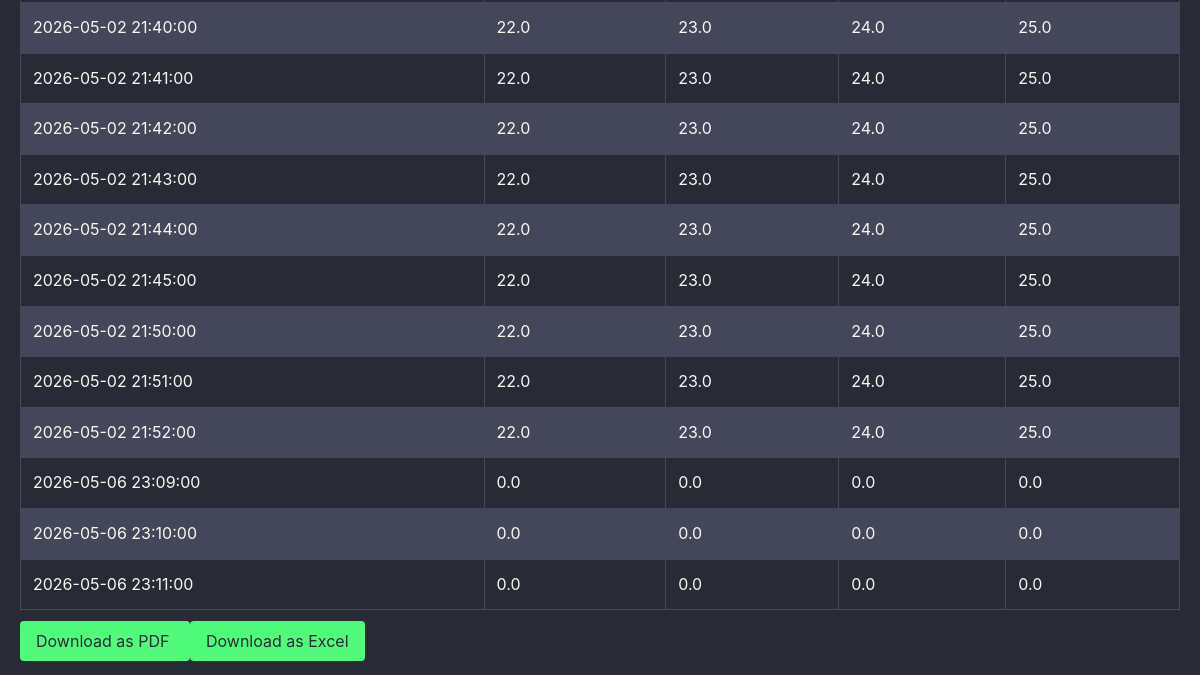
The app's page /trends_month/ (lower part), older data.
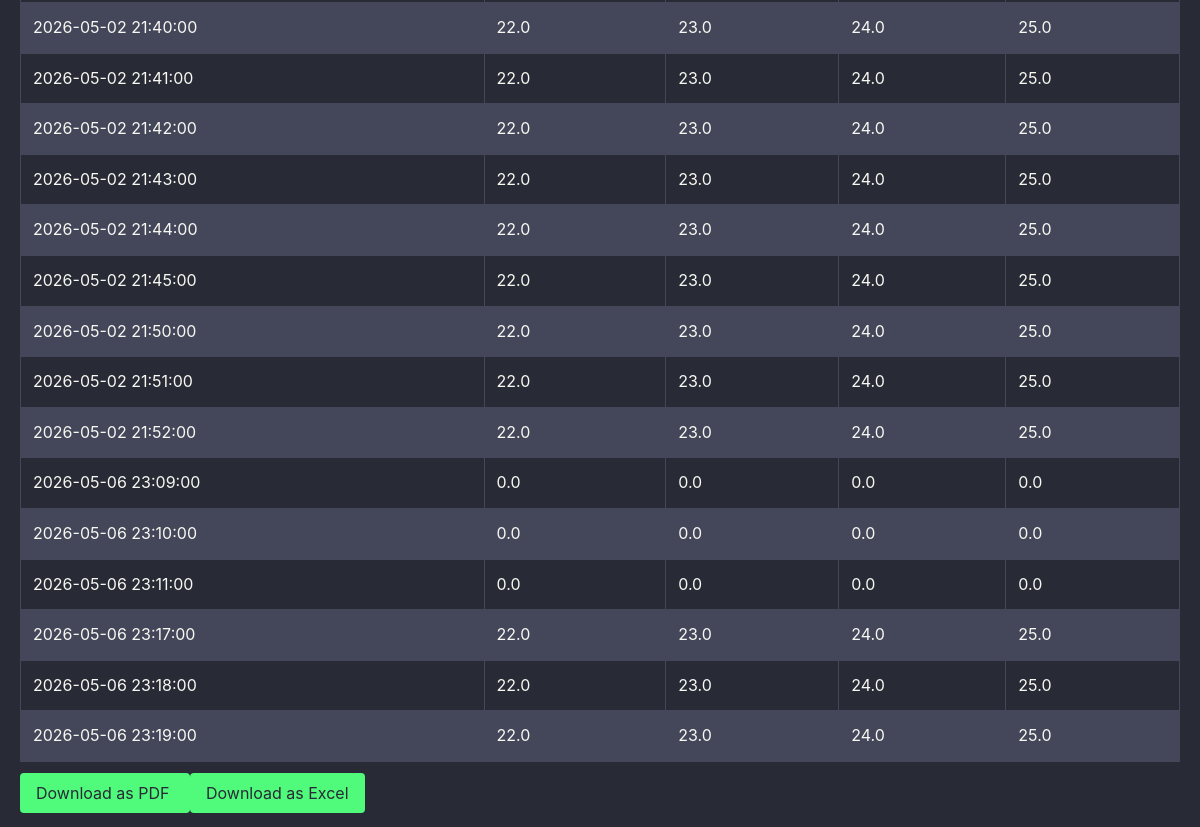
The same page, newer data.
### vars/models.py (models this page shows, shortened)
class Trends(models.Model):
    id_var = models.IntegerField(null=True, blank=True)
    value = models.FloatField()
    timestamp = models.DateTimeField()
    class Meta:
        indexes = [
            models.Index(fields=['timestamp']),
            models.Index(fields=['id_var']),
        ]

### vars/views.py (the view)
# urls.py: path('trends_month/', views.TrendsCurrentMonth.as_view(), name='trends_month'),
class TrendsCurrentMonth(ListView):
    model = Trends
    template_name = 'vars/trends_month.html'
    context_object_name = 'trends_month'
    def get_queryset(self):
        now = timezone.now()
        return Trends.objects.filter(
            timestamp__month=now.month, timestamp__year=now.year)
    def get_context_data(self, **kwargs):
        self.query_set = self.get_queryset()
        trends = convert_buffer(self.query_set)
        context = {
            'trends_month': trends,
            'has_data': len(trends) > 0  # флаг наличия данных
        }
        return context

### vars/convert.py (called while the page is built)
def get_bucket(dt):
    return dt.replace(second=0, microsecond=0)  # группировка по минутам

### vars/templates/vars/trends_month.html (shortened to what this page needs)
{% extends "base.html" %}
{% load static %}
{% block content %}
<link rel="stylesheet" href="{% static 'vars/css/dracula.css' %}">
    {% if has_data %}
        <table class="trends-table">
        <tbody>
            {% for trend in trends_month %}
            <tr>
            <td>{{ trend.0 }}</td>
            <td>{{ trend.1 }}</td>
            <td>{{ trend.2 }}</td>
            <td>{{ trend.3 }}</td>
            <td>{{ trend.4 }}</td>
            </tr>
            {% endfor %}
        </tbody>
        </table>
        <a
            class="btn btn-primary"
            href="{% url 'trends_pdf' %}?start_date={{ selected_date }}"
            target="_blank"
        >
            Download as PDF
        </a>
        <a
            class="btn btn-primary"
            href="{% url 'trends_excel' %}?start_date={{ selected_date }}"
            target="_blank"
        >
            Download as Excel
        </a>
    {% else %}
        <div class="no-data">
            <p>Нет данный за выбранный период</p>
        </div>
    {% endif %}
{% endblock %}

Row changes from the older to the newer data that the page shows:
added Trends: value "22.0"
added Trends: value "23.0"
added Trends: value "24.0"
added Trends: value "25.0"
added Trends: value "22.0"
added Trends: value "23.0"
added Trends: value "24.0"
added Trends: value "25.0"
added Trends: value "22.0"
added Trends: value "23.0"
added Trends: value "24.0"
added Trends: value "25.0"
Text that changed along with them:
new list line: "2026-05-06 23:17:00"
new list line: "2026-05-06 23:18:00"
new list line: "2026-05-06 23:19:00"
